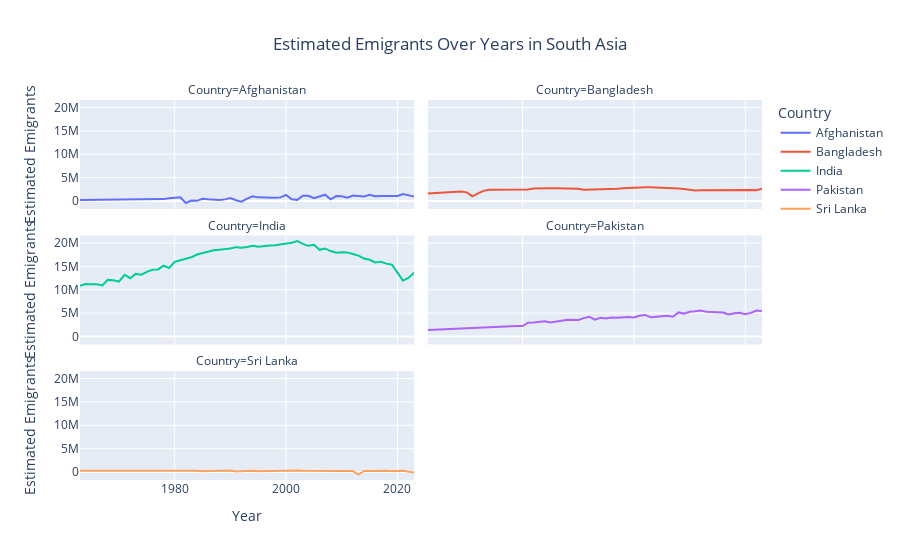

Source (notebook cell):
### Code cell
import plotly.express as px

fig = px.line(
    df, 
    x='Year', 
    y='emigrants', 
    color='Country',
    facet_col='Country',
    facet_col_wrap=2,  # 2 columns → 3 rows for 5 countries
    title='Estimated Emigrants Over Years in South Asia',
    labels={'emigrants': 'Estimated Emigrants', 'Year': 'Year'}
)

fig.update_layout(
    title_x=0.5,
    xaxis_title='Year',
    yaxis_title='Estimated Emigrants'
)

fig.show()

### Figure 1 — Plotly figure (JSON) as saved in the notebook; plotly's stock layout.template omitted (floating-point values rounded to 4 significant figures)
{"data": [{"hovertemplate": "Country=Afghanistan<br>Year=%{x}<br>Estimated Emigrants=%{y}<extra></extra>", "legendgroup": "Afghanistan", "line": {"color": "#636efa", "dash": "solid"}, "marker": {"symbol": "circle"}, "mode": "lines", "name": "Afghanistan", "orientation": "v", "showlegend": true, "type": "scatter", "x": [1963, 1964, 1965, 1966, 1967, 1968, 1969, 1970, 1971, 1972, 1973, 1974, 1975, 1976, 1977, 1978, 1979, 1980, 1981, 1982, 1983, 1984, 1985, 1986, 1987, 1988, 1989, 1990, 1991, 1992, 1993, 1994, 1995, 1996, 1997, 1998, 1999, 2000, 2001, 2002, 2003, 2004, 2005, 2006, 2007, 2008, 2009, 2010, 2011, 2012, 2013, 2014, 2015, 2016, 2017, 2018, 2019, 2020, 2021, 2022, 2023], "xaxis": "x5", "y": [193400, 202752, 210995, 226824, 232740, 247630, 258458, 268261, 290340, 290079, 307333, 331137, 349245, 371327, 364020, 387871, 569539, 687983, 766356, -445205, 99401, 24015, 445316, 336619, 313279, 191743, 332494, 630309, 160437, -157234, 514514, 992416, 762537, 693358, 710040, 700525, 760189, 1268515, 366852, 233461, 1107615, 1096799, 592942, 961854, 1337056, 357017, 1044081, 985448, 679133, 1143698, 1044551, 935906, 1325555, 1011897, 1059814, 1090857, 1103923, 1069224, 1480217, 1225832, 924877], "yaxis": "y5"}, {"hovertemplate": "Country=Bangladesh<br>Year=%{x}<br>Estimated Emigrants=%{y}<extra></extra>", "legendgroup": "Bangladesh", "line": {"color": "#EF553B", "dash": "solid"}, "marker": {"symbol": "circle"}, "mode": "lines", "name": "Bangladesh", "orientation": "v", "showlegend": true, "type": "scatter", "x": [1963, 1964, 1965, 1966, 1967, 1968, 1969, 1970, 1971, 1972, 1973, 1974, 1975, 1976, 1977, 1978, 1979, 1980, 1981, 1982, 1983, 1984, 1985, 1986, 1987, 1988, 1989, 1990, 1991, 1992, 1993, 1994, 1995, 1996, 1997, 1998, 1999, 2000, 2001, 2002, 2003, 2004, 2005, 2006, 2007, 2008, 2009, 2010, 2011, 2012, 2013, 2014, 2015, 2016, 2017, 2018, 2019, 2020, 2021, 2022, 2023], "xaxis": "x6", "y": [1600041, 1648546, 1676535, 1763529, 1817959, 1905317, 2010867, 1838480, 993495, 1633794, 2158099, 2394599, 2405215, 2425937, 2470437, 2509112, 2552771, 2597278, 2471557, 2668131, 2722557, 2725504, 2726731, 2713739, 2691194, 2652125, 2624701, 2604023, 2384244, 2411997, 2451845, 2417777, 2488495, 2516048, 2609332, 2711229, 2771989, 2948661, 2999246, 2947757, 2933028, 2902769, 2849565, 2782052, 2716858, 2643406, 2549644, 2441994, 2238005, 2308900, 2324984, 2322010, 2327473, 2347523, 2411391, 2366025, 2406748, 2387491, 2355552, 2276033, 2632011], "yaxis": "y6"}, {"hovertemplate": "Country=India<br>Year=%{x}<br>Estimated Emigrants=%{y}<extra></extra>", "legendgroup": "India", "line": {"color": "#00cc96", "dash": "solid"}, "marker": {"symbol": "circle"}, "mode": "lines", "name": "India", "orientation": "v", "showlegend": true, "type": "scatter", "x": [1963, 1964, 1965, 1966, 1967, 1968, 1969, 1970, 1971, 1972, 1973, 1974, 1975, 1976, 1977, 1978, 1979, 1980, 1981, 1982, 1983, 1984, 1985, 1986, 1987, 1988, 1989, 1990, 1991, 1992, 1993, 1994, 1995, 1996, 1997, 1998, 1999, 2000, 2001, 2002, 2003, 2004, 2005, 2006, 2007, 2008, 2009, 2010, 2011, 2012, 2013, 2014, 2015, 2016, 2017, 2018, 2019, 2020, 2021, 2022, 2023], "xaxis": "x3", "y": [10833845, 11232939, 11158847, 11167083, 10936439, 12105933, 12015499, 11749942, 13206693, 12468571, 13388199, 13227924, 13833939, 14276364, 14348594, 15137570, 14653424, 15987364, 16308982, 16627910, 16939514, 17535081, 17862335, 18291730, 18460442, 18567396, 18699446, 18807178, 19113290, 18994315, 19158953, 19420633, 19194574, 19403802, 19454424, 19532367, 19656063, 19840870, 20046188, 20434224, 19809596, 19395167, 19614263, 18544745, 18834331, 18274990, 17906694, 18007716, 17990407, 17648483, 17306381, 16674943, 16402392, 15838550, 15964746, 15591458, 15350217, 13661189, 11935117, 12572794, 13625563], "yaxis": "y3"}, {"hovertemplate": "Country=Pakistan<br>Year=%{x}<br>Estimated Emigrants=%{y}<extra></extra>", "legendgroup": "Pakistan", "line": {"color": "#ab63fa", "dash": "solid"}, "marker": {"symbol": "circle"}, "mode": "lines", "name": "Pakistan", "orientation": "v", "showlegend": true, "type": "scatter", "x": [1963, 1964, 1965, 1966, 1967, 1968, 1969, 1970, 1971, 1972, 1973, 1974, 1975, 1976, 1977, 1978, 1979, 1980, 1981, 1982, 1983, 1984, 1985, 1986, 1987, 1988, 1989, 1990, 1991, 1992, 1993, 1994, 1995, 1996, 1997, 1998, 1999, 2000, 2001, 2002, 2003, 2004, 2005, 2006, 2007, 2008, 2009, 2010, 2011, 2012, 2013, 2014, 2015, 2016, 2017, 2018, 2019, 2020, 2021, 2022, 2023], "xaxis": "x4", "y": [1356200, 1415521, 1471081, 1530682, 1596033, 1654460, 1707838, 1764061, 1749537, 1804504, 1936730, 1988360, 2047398, 2110841, 2196323, 2294166, 2239657, 2215742, 2956007, 2992945, 3143218, 3256467, 2995489, 3266434, 3377589, 3555883, 3629054, 3543705, 3924498, 4204829, 3612762, 4005066, 3822636, 4035694, 4030251, 4102743, 4177531, 4060881, 4446507, 4605400, 4106817, 4240421, 4357111, 4413411, 4234192, 5146628, 4895719, 5294415, 5397651, 5569049, 5313172, 5228589, 5198398, 5138397, 4709683, 4964536, 5049227, 4760138, 5041728, 5545491, 5423385], "yaxis": "y4"}, {"hovertemplate": "Country=Sri Lanka<br>Year=%{x}<br>Estimated Emigrants=%{y}<extra></extra>", "legendgroup": "Sri Lanka", "line": {"color": "#FFA15A", "dash": "solid"}, "marker": {"symbol": "circle"}, "mode": "lines", "name": "Sri Lanka", "orientation": "v", "showlegend": true, "type": "scatter", "x": [1963, 1964, 1965, 1966, 1967, 1968, 1969, 1970, 1971, 1972, 1973, 1974, 1975, 1976, 1977, 1978, 1979, 1980, 1981, 1982, 1983, 1984, 1985, 1986, 1987, 1988, 1989, 1990, 1991, 1992, 1993, 1994, 1995, 1996, 1997, 1998, 1999, 2000, 2001, 2002, 2003, 2004, 2005, 2006, 2007, 2008, 2009, 2010, 2011, 2012, 2013, 2014, 2015, 2016, 2017, 2018, 2019, 2020, 2021, 2022, 2023], "xaxis": "x", "y": [259404, 265971, 270817, 273757, 280096, 285923, 287922, 289551, 286821, 284366, 282293, 278756, 280766, 289044, 297984, 310946, 327169, 331901, 341264, 351140, 311589, 278516, 183244, 213562, 248425, 220460, 203241, 299637, 123943, 175388, 250402, 241532, 170879, 213714, 207546, 197079, 209929, 224429, 288035, 311108, 253342, 220879, 247513, 242932, 249829, 233977, 208187, 220714, 220798, 202365, -546704, 226672, 221797, 257388, 257324, 254607, 161426, 145875, 266586, 52435, -115989], "yaxis": "y"}], "layout": {"annotations": [{"font": {}, "showarrow": false, "text": "Country=Sri Lanka", "x": 0.245, "xanchor": "center", "xref": "paper", "y": 0.2867, "yanchor": "bottom", "yref": "paper"}, {"font": {}, "showarrow": false, "text": "Country=India", "x": 0.245, "xanchor": "center", "xref": "paper", "y": 0.6433, "yanchor": "bottom", "yref": "paper"}, {"font": {}, "showarrow": false, "text": "Country=Pakistan", "x": 0.755, "xanchor": "center", "xref": "paper", "y": 0.6433, "yanchor": "bottom", "yref": "paper"}, {"font": {}, "showarrow": false, "text": "Country=Afghanistan", "x": 0.245, "xanchor": "center", "xref": "paper", "y": 1.0, "yanchor": "bottom", "yref": "paper"}, {"font": {}, "showarrow": false, "text": "Country=Bangladesh", "x": 0.755, "xanchor": "center", "xref": "paper", "y": 1.0, "yanchor": "bottom", "yref": "paper"}], "legend": {"title": {"text": "Country"}, "tracegroupgap": 0}, "title": {"text": "Estimated Emigrants Over Years in South Asia", "x": 0.5}, "xaxis": {"anchor": "y", "domain": [0, 0.49], "title": {"text": "Year"}}, "xaxis2": {"anchor": "y2", "domain": [0.51, 1], "matches": "x", "title": {"text": "Year"}}, "xaxis3": {"anchor": "y3", "domain": [0, 0.49], "matches": "x", "showticklabels": false}, "xaxis4": {"anchor": "y4", "domain": [0.51, 1], "matches": "x", "showticklabels": false}, "xaxis5": {"anchor": "y5", "domain": [0, 0.49], "matches": "x", "showticklabels": false}, "xaxis6": {"anchor": "y6", "domain": [0.51, 1], "matches": "x", "showticklabels": false}, "yaxis": {"anchor": "x", "domain": [0, 0.2867], "title": {"text": "Estimated Emigrants"}}, "yaxis2": {"anchor": "x2", "domain": [0, 0.2867], "matches": "y", "showticklabels": false}, "yaxis3": {"anchor": "x3", "domain": [0.3567, 0.6433], "matches": "y", "title": {"text": "Estimated Emigrants"}}, "yaxis4": {"anchor": "x4", "domain": [0.3567, 0.6433], "matches": "y", "showticklabels": false}, "yaxis5": {"anchor": "x5", "domain": [0.7133, 1.0], "matches": "y", "title": {"text": "Estimated Emigrants"}}, "yaxis6": {"anchor": "x6", "domain": [0.7133, 1.0], "matches": "y", "showticklabels": false}}}
